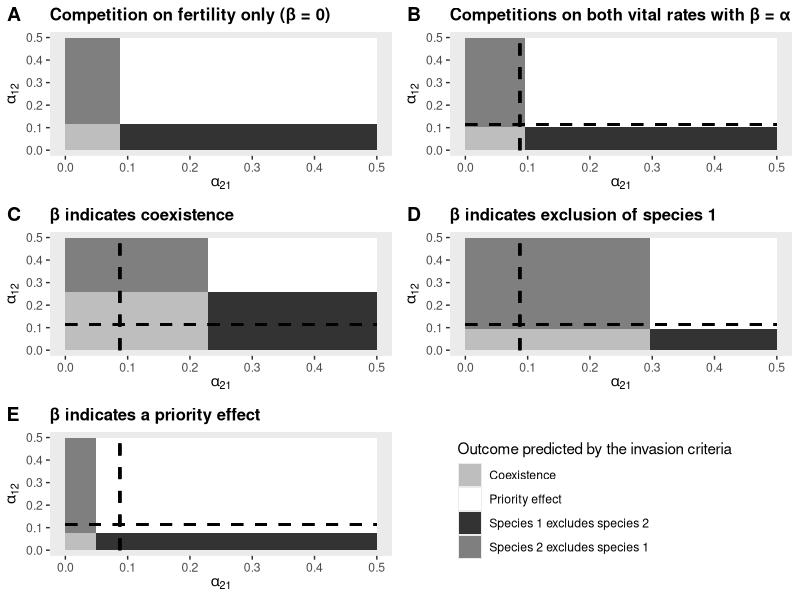
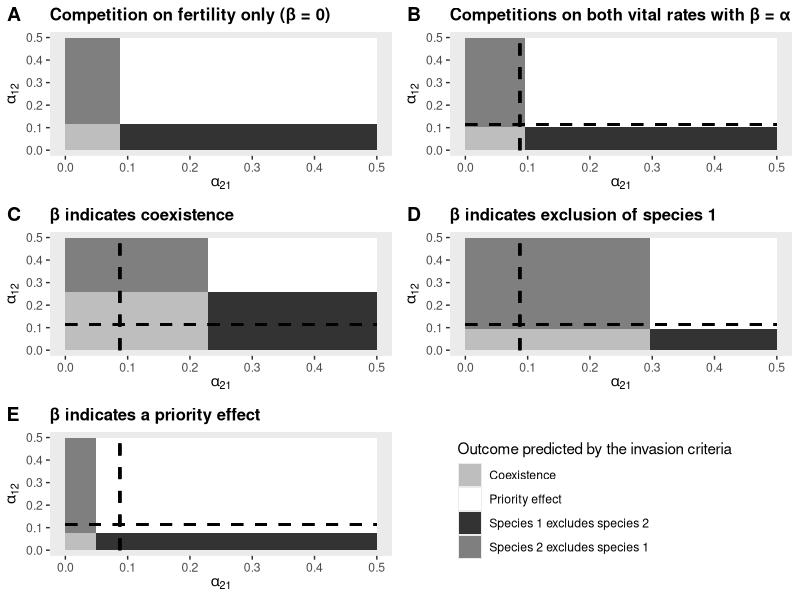

Generate these figures, in order, with R:
### GAEL BARDON ###
### 2/11/2020 ###
### Computation of the invasion criteria over alpha_ij and alpha_ji in the M&B model with three situations suggested by beta coefficients 

library("gridExtra")
library(ggplot2)
library(cowplot)
library(Cairo)

## Function to compute the border of the outcome domains on alpha from invasion criteria
computation_border_combined <- function(pi1,pi2, gamma1,gamma2, phi1,phi2, sa1,sa2, alpha11, alpha22, beta11, beta12, beta21, beta22){
  C1 = phi1*(1-gamma1)
  D1 = pi1*gamma1*phi1/(1-sa1)
  E1=(1-gamma1)*(1-sa1)/gamma1
  C2 = phi2*(1-gamma2)
  D2 = pi2*gamma2*phi2/(1-sa2)
  E2=(1-gamma2)*(1-sa2)/gamma2
  n_a1 = (-(alpha11*(1-C1)+beta11*(pi1+E1))+sqrt((alpha11*(1-C1)+beta11*(pi1+E1))^2-4*E1*alpha11*beta11*(1-C1-D1)))/(2*E1*alpha11*beta11)
  n_j1 = (1-sa1)*n_a1/(gamma1*phi1-(1-sa1)*beta11*n_a1)
  n_a2 = (-(alpha22*(1-C2)+beta22*(pi2+E2))+sqrt((alpha22*(1-C2)+beta22*(pi2+E2))^2-4*E2*alpha22*beta22*(1-C2-D2)))/(2*E2*alpha22*beta22)
  n_j2 = (1-sa2)*n_a2/(gamma2*phi2-(1-sa2)*beta22*n_a2)
  alpha21_b = (D2/((1+beta21*n_j1)-C2)-1)*1/n_a1
  alpha12_b = (D1/((1+beta12*n_j2)-C1)-1)*1/n_a2
  return(c(alpha21_b,alpha12_b))
}

## Function to compute the border of the outcome domains from invasion criteria when beta=0 (From Fujiwara et al. but gives the same results if we use our method)
computation_border_only_alpha <- function(pi1,pi2, gamma1,gamma2, phi1,phi2, sa1,sa2, alpha11, alpha22){
  f1<-(1/(gamma1*phi1))*(1-sa1)*(1-phi1+gamma1*phi1)
  f2<-(1/(gamma2*phi2))*(1-sa2)*(1-phi2+gamma2*phi2)
  Rf1<-(pi1/f1)-1
  Rf2<-(pi2/f2)-1
  alpha12_b<-(Rf1/Rf2)*alpha22
  alpha21_b<-(Rf2/Rf1)*alpha11
  return(c(alpha21_b,alpha12_b))
} 

## Function to compute the border of the outcome domains from invasion criteria when beta=alpha 
computation_border_alpha_eq_beta <- function(pi1,pi2, gamma1,gamma2, phi1,phi2, sa1,sa2, alpha11, alpha22, beta11, beta22){
  C1 = phi1*(1-gamma1)
  D1 = pi1*gamma1*phi1/(1-sa1)
  E1=(1-gamma1)*(1-sa1)/gamma1
  C2 = phi2*(1-gamma2)
  D2 = pi2*gamma2*phi2/(1-sa2)
  E2=(1-gamma2)*(1-sa2)/gamma2
  n_a1 = (-(alpha11*(1-C1)+beta11*(pi1+E1))+sqrt((alpha11*(1-C1)+beta11*(pi1+E1))^2-4*E1*alpha11*beta11*(1-C1-D1)))/(2*E1*alpha11*beta11)
  n_j1 = (1-sa1)*n_a1/(gamma1*phi1-(1-sa1)*beta11*n_a1)
  n_a2 = (-(alpha22*(1-C2)+beta22*(pi2+E2))+sqrt((alpha22*(1-C2)+beta22*(pi2+E2))^2-4*E2*alpha22*beta22*(1-C2-D2)))/(2*E2*alpha22*beta22)
  n_j2 = (1-sa2)*n_a2/(gamma2*phi2-(1-sa2)*beta22*n_a2)
  
  alpha21_b = (-(n_j1+n_a1*(1-C2))+sqrt((n_j1+n_a1*(1-C2))^2+4*n_j1*n_a1*(D2+C2-1)))/(2*n_j1*n_a1)
  alpha12_b = (-(n_j2+n_a2*(1-C1))+sqrt((n_j2+n_a2*(1-C1))^2+4*n_j2*n_a2*(D1+C1-1)))/(2*n_j2*n_a2)
  return(c(alpha21_b,alpha12_b))
}


### Reference plot : invasion criteria with only alpha (beta=0)
border_ref <- computation_border_only_alpha(30,25,0.7,0.8,0.5,0.4,0.5,0.6,0.1,0.1)
rect_ref <- data.frame(xmin = c(0,border_ref[1],0,border_ref[1]),
                      xmax = c(border_ref[1], 0.5,border_ref[1],0.5),
                      ymin = c(0 , 0, border_ref[2],border_ref[2]),
                      ymax = c(border_ref[2],border_ref[2],0.5,0.5),
                      grp = factor(c('Coexistence','Species 1 excludes species 2','Species 2 excludes species 1','Priority effect')))

a <- ggplot(data=rect_ref, aes(x=c(0,0.5), y=c(0,0.5)))+
  geom_rect(data = rect_ref,aes(x = NULL,y = NULL,xmin = xmin,xmax = xmax,ymin = ymin,ymax = ymax, fill = grp)) +
  theme(panel.grid.major = element_blank(), panel.grid.minor = element_blank())+
  scale_fill_manual(values = c('grey',"white","grey20", "grey50"))+
  xlab(expression(alpha[21]))+ylab(expression(alpha[12]))+ guides(fill=guide_legend(title="Outcome predicted by the invasion criteria"))+ggtitle("Competition on fertility only (\u03B2 = 0)")+ 
  theme(plot.title = element_text(size = 12, face = "bold"))

### Reference beta =alpha

border_alpha_eq_beta <- computation_border_alpha_eq_beta(30,25,0.7,0.8,0.5,0.4,0.5,0.6,0.1,0.1,0.1,0.1)


rect_alpha_eq_beta <- data.frame(xmin = c(0,border_alpha_eq_beta[1],0,border_alpha_eq_beta[1]),
                      xmax = c(border_alpha_eq_beta[1], 0.5,border_alpha_eq_beta[1],0.5),
                      ymin = c(0 , 0, border_alpha_eq_beta[2],border_alpha_eq_beta[2]),
                      ymax = c(border_alpha_eq_beta[2],border_alpha_eq_beta[2],0.5,0.5),
                      grp = factor(c('Coexistence','Species 1 excludes species 2','Species 2 excludes species 1','Priority effect')))
b <- ggplot(data=rect_alpha_eq_beta, aes(x=c(0,0.5), y=c(0,0.5)))+
  geom_rect(data = rect_alpha_eq_beta,aes(x = NULL,y = NULL,xmin = xmin,xmax = xmax,ymin = ymin,ymax = ymax, fill = grp)) +
  geom_segment(aes(x = 0, y = border_ref[2], xend = 0.5, yend = border_ref[2]), linetype="dashed", size=1)+
  geom_segment(aes(x = border_ref[1], y = 0, xend = border_ref[1], yend = 0.5), linetype="dashed", size=1)+
  theme(panel.grid.major = element_blank(), panel.grid.minor = element_blank())+
  scale_fill_manual(values = c('grey',"white","grey20", "grey50"))+
  xlab(expression(alpha[21]))+ylab(expression(alpha[12]))+ guides(fill=guide_legend(title="Outcome predicted by the invasion criteria"))+ggtitle("Competitions on both vital rates with \u03B2 = \u03B1")+ 
  theme(plot.title = element_text(size = 12, face = "bold"))+theme(legend.position = "none")


### beta suggests coexistence 
coexistence_border <- computation_border_combined(30,25,0.7,0.8,0.5,0.4,0.5,0.6,0.1,0.1,0.1, 0.06, 0.06, 0.1)

rect_coexistence <- data.frame(xmin = c(0,coexistence_border[1],0,coexistence_border[1]),
                                    xmax = c(coexistence_border[1], 0.5,coexistence_border[1],0.5),
                                    ymin = c(0 , 0, coexistence_border[2],coexistence_border[2]),
                                    ymax = c(coexistence_border[2],coexistence_border[2],0.5,0.5),
                                    grp = factor(c('Coexistence','Species 1 excludes species 2','Species 2 excludes species 1','Priority effect')))
c <- ggplot(data=rect_coexistence, aes(x=c(0,0.5), y=c(0,0.5)))+
  geom_rect(data = rect_coexistence,aes(x = NULL,y = NULL,xmin = xmin,xmax = xmax,ymin = ymin,ymax = ymax, fill = grp)) +
  geom_segment(aes(x = 0, y = border_ref[2], xend = 0.5, yend = border_ref[2]), linetype="dashed", size=1)+
  geom_segment(aes(x = border_ref[1], y = 0, xend = border_ref[1], yend = 0.5), linetype="dashed", size=1)+
  theme(panel.grid.major = element_blank(), panel.grid.minor = element_blank())+
  scale_fill_manual(values = c('grey',"white","grey20", "grey50"))+
  xlab(expression(alpha[21]))+ylab(expression(alpha[12]))+ guides(fill=guide_legend(title="Outcome predicted by the invasion criteria"))+ggtitle("\u03B2 indicates coexistence ")+ 
  theme(plot.title = element_text(size = 12, face = "bold"))+theme(legend.position = "none")

### Beta suggest exclusion sp 2

exclu_sp2_border <- computation_border_combined(30,25,0.7,0.8,0.5,0.4,0.5,0.6,0.1,0.1,0.1,0.11,0.05,0.1)

rect_exclu_sp2 <- data.frame(xmin = c(0,exclu_sp2_border[1],0,exclu_sp2_border[1]),
                               xmax = c(exclu_sp2_border[1], 0.5,exclu_sp2_border[1],0.5),
                               ymin = c(0 , 0, exclu_sp2_border[2],exclu_sp2_border[2]),
                               ymax = c(exclu_sp2_border[2],exclu_sp2_border[2],0.5,0.5),
                               grp = factor(c('Coexistence','Species 1 excludes species 2','Species 2 excludes species 1','Priority effect')))
d <- ggplot(data=rect_exclu_sp2, aes(x=c(0,0.5), y=c(0,0.5)))+
  geom_rect(data = rect_exclu_sp2,aes(x = NULL,y = NULL,xmin = xmin,xmax = xmax,ymin = ymin,ymax = ymax, fill = grp)) +
  geom_segment(aes(x = 0, y = border_ref[2], xend = 0.5, yend = border_ref[2]), linetype="dashed", size=1)+
  geom_segment(aes(x = border_ref[1], y = 0, xend = border_ref[1], yend = 0.5), linetype="dashed", size=1)+
  theme(panel.grid.major = element_blank(), panel.grid.minor = element_blank())+
  scale_fill_manual(values = c('grey',"white","grey20", "grey50"))+
  xlab(expression(alpha[21]))+ylab(expression(alpha[12]))+ guides(fill=guide_legend(title="Outcome predicted by the invasion criteria"))+ggtitle("\u03B2 indicates exclusion of species 1")+ 
  theme(plot.title = element_text(size = 12, face = "bold"))+theme(legend.position = "none")

#### BEta suggests priority effect
PE_border <- computation_border_combined(30,25,0.7,0.8,0.5,0.4,0.5,0.6,0.1,0.1,0.1,0.12,0.12,0.1)

rect_priorityeffect <- data.frame(xmin = c(0,PE_border[1],0,PE_border[1]),
                             xmax = c(PE_border[1], 0.5,PE_border[1],0.5),
                             ymin = c(0 , 0, PE_border[2],PE_border[2]),
                             ymax = c(PE_border[2],PE_border[2],0.5,0.5),
                             grp = factor(c('Coexistence','Species 1 excludes species 2','Species 2 excludes species 1','Priority effect')))
e <- ggplot(data=rect_priorityeffect, aes(x=c(0,0.5), y=c(0,0.5)))+
  geom_rect(data = rect_priorityeffect,aes(x = NULL,y = NULL,xmin = xmin,xmax = xmax,ymin = ymin,ymax = ymax, fill = grp)) +
  geom_segment(aes(x = 0, y = border_ref[2], xend = 0.5, yend = border_ref[2]), linetype="dashed", size=1)+
  geom_segment(aes(x = border_ref[1], y = 0, xend = border_ref[1], yend = 0.5), linetype="dashed", size=1)+
  theme(panel.grid.major = element_blank(), panel.grid.minor = element_blank())+
  scale_fill_manual(values = c('grey',"white","grey20", "grey50"))+
  xlab(expression(alpha[21]))+ylab(expression(alpha[12]))+ guides(fill=guide_legend(title="Outcome predicted by the invasion criteria"))+ggtitle("\u03B2 indicates a priority effect")+ 
  theme(plot.title = element_text(size = 12, face = "bold"))+theme(legend.position = "none")

#### Combined figurewith labels
f <- get_legend(a)
a <- a + theme(legend.position = "none")
plot_grid(a, b,c,d,e,f, labels=c("A", "B","C","D", "E"), ncol = 2, nrow = 3)

cairo_pdf(file = "MB_outcome_domains_full.pdf", width = 8)
plot_grid(a, b,c,d,e,f, labels=c("A", "B","C","D", "E"), ncol = 2, nrow = 3)
dev.off()
